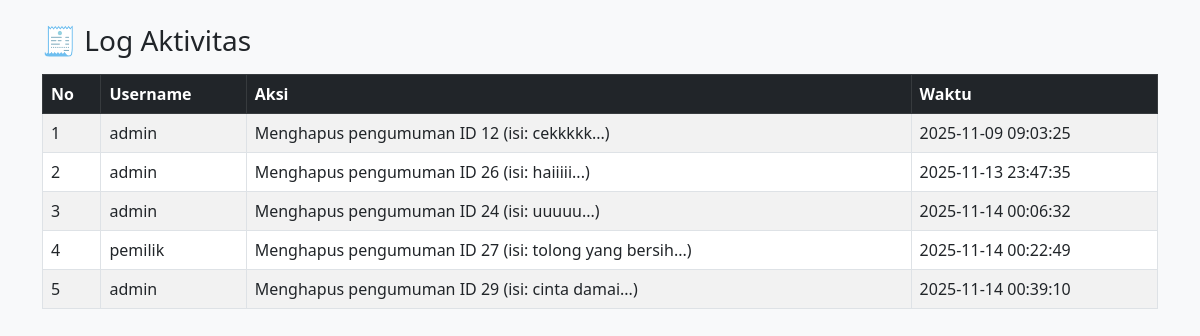
Screenshot of /log_aktivitas.php (signed in) with the database file from the repository.
### tables this page shows
CREATE TABLE `log_aktivitas` (
  `id` int(11) NOT NULL,
  `username` varchar(100) NOT NULL,
  `aksi` varchar(255) NOT NULL,
  `waktu` datetime DEFAULT current_timestamp()
);

### log_aktivitas.php (the view, shortened to what this page needs)
<?php
include '../koneksi.php';
$result = mysqli_query($koneksi, "SELECT * FROM log_aktivitas ORDER BY waktu ASC");
?>
<!doctype html>
<html lang="id">
<head>
<link rel="stylesheet" href="https://cdn.jsdelivr.net/npm/bootstrap@5.3.0/dist/css/bootstrap.min.css">
</head>
<body class="bg-light">
<div class="container py-4">
    <h3>🧾 Log Aktivitas</h3>
    <table class="table table-bordered table-striped align-middle mt-3">
        <thead class="table-dark">
            <tr>
                <th>No</th>
                <th>Username</th>
                <th>Aksi</th>
                <th>Waktu</th>
            </tr>
        </thead>
        <tbody>
            <?php
            $no = 1;
            while ($log = mysqli_fetch_assoc($result)):
            ?>
            <tr>
                <td><?= $no++ ?></td>
                <td><?= htmlspecialchars($log['username']) ?></td>
                <td><?= htmlspecialchars($log['aksi']) ?></td>
                <td><?= $log['waktu'] ?></td>
            </tr>
            <?php endwhile; ?>
        </tbody>
    </table>
</div>
</body>
</html>

### rows the page displays
log_aktivitas: username "admin", aksi "Menghapus pengumuman ID 12 (isi: cekkkkk...)", waktu "2025-11-09 09:03:25"
log_aktivitas: username "admin", aksi "Menghapus pengumuman ID 26 (isi: haiiiii...)", waktu "2025-11-13 23:47:35"
log_aktivitas: username "admin", aksi "Menghapus pengumuman ID 24 (isi: uuuuu...)", waktu "2025-11-14 00:06:32"
log_aktivitas: username "pemilik", aksi "Menghapus pengumuman ID 27 (isi: tolong yang bersih...)", waktu "2025-11-14 00:22:49"
log_aktivitas: username "admin", aksi "Menghapus pengumuman ID 29 (isi: cinta damai...)", waktu "2025-11-14 00:39:10"
